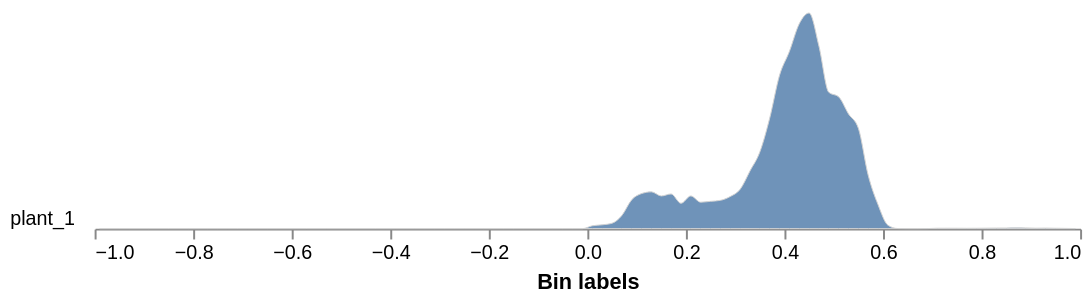

Notebook code for this chart:
### Code cell
# psnd_chlb (Pigment Specific Normalized Difference, chlorophyll b) - relates to chlorophyll b content
# Calculate the index for the whole image
psnd_chlb_index = pcv.spectral_index.psnd_chlb(ms, distance=55)
psnd_chlb_index.array_type = "index_psnd_chlb"  # workaround: set manually since spectral_index functions don't set this
# Graph the histogram of the spectral index, masking so that you only have the plant
psnd_chlb_output=pcv.analyze.spectral_index(index_img=psnd_chlb_index, labeled_mask=kept_mask,
                           min_bin=-1, max_bin=1, label="plant")
# Pseudocolor the image as a visualization
psnd_chlb_img = pcv.visualize.pseudocolor(gray_img = psnd_chlb_index.array_data, mask=kept_mask, cmap='jet', 
                                           min_value=-0.25, max_value=1)

### Figure 1 — Vega-Lite specification as saved in the notebook (floating-point values rounded to 4 significant figures)
{"config": {"view": {"continuousWidth": 300, "continuousHeight": 300, "stroke": null}, "axis": {"grid": false}, "facet": {"columns": 1, "spacing": 0}, "title": {"anchor": "end"}}, "data": {"name": "data-9cf7d6b9a7639a7555655cb9b44a18f1"}, "facet": {"field": "sample", "header": {"labelAngle": 0, "labelAlign": "left", "labelOrient": "left"}, "title": null, "type": "nominal"}, "spec": {"mark": {"type": "area", "fillOpacity": 0.8, "interpolate": "monotone", "stroke": "lightgray", "strokeWidth": 0.5}, "encoding": {"x": {"field": "label", "title": "Bin labels", "type": "quantitative"}, "y": {"axis": null, "field": "value", "scale": {"range": [10, -100]}, "type": "quantitative"}}, "height": 10, "width": 500}, "bounds": "flush", "$schema": "https://vega.github.io/schema/vega-lite/v5.20.1.json", "datasets": {"data-9cf7d6b9a7639a7555655cb9b44a18f1": [{"sample": "plant_1", "value": 0.0, "label": -0.99}, {"sample": "plant_1", "value": 0.0, "label": -0.97}, {"sample": "plant_1", "value": 0.0, "label": -0.95}, {"sample": "plant_1", "value": 0.0, "label": -0.93}, {"sample": "plant_1", "value": 0.0, "label": -0.91}, {"sample": "plant_1", "value": 0.0, "label": -0.89}, {"sample": "plant_1", "value": 0.0, "label": -0.87}, {"sample": "plant_1", "value": 0.0, "label": -0.85}, {"sample": "plant_1", "value": 0.0, "label": -0.83}, {"sample": "plant_1", "value": 0.0, "label": -0.81}, {"sample": "plant_1", "value": 0.0, "label": -0.79}, {"sample": "plant_1", "value": 0.0, "label": -0.77}, {"sample": "plant_1", "value": 0.0, "label": -0.75}, {"sample": "plant_1", "value": 0.0, "label": -0.73}, {"sample": "plant_1", "value": 0.0, "label": -0.71}, {"sample": "plant_1", "value": 0.0, "label": -0.69}, {"sample": "plant_1", "value": 0.0, "label": -0.67}, {"sample": "plant_1", "value": 0.0, "label": -0.65}, {"sample": "plant_1", "value": 0.0, "label": -0.63}, {"sample": "plant_1", "value": 0.0, "label": -0.61}, {"sample": "plant_1", "value": 0.0, "label": -0.59}, {"sample": "plant_1", "value": 0.0, "label": -0.57}, {"sample": "plant_1", "value": 0.0, "label": -0.55}, {"sample": "plant_1", "value": 0.0, "label": -0.53}, {"sample": "plant_1", "value": 0.0, "label": -0.51}, {"sample": "plant_1", "value": 0.0, "label": -0.49}, {"sample": "plant_1", "value": 0.0, "label": -0.47}, {"sample": "plant_1", "value": 0.0, "label": -0.45}, {"sample": "plant_1", "value": 0.0, "label": -0.43}, {"sample": "plant_1", "value": 0.0, "label": -0.41}, {"sample": "plant_1", "value": 0.0, "label": -0.39}, {"sample": "plant_1", "value": 0.0, "label": -0.37}, {"sample": "plant_1", "value": 0.0, "label": -0.35}, {"sample": "plant_1", "value": 0.0, "label": -0.33}, {"sample": "plant_1", "value": 0.0, "label": -0.31}, {"sample": "plant_1", "value": 0.0, "label": -0.29}, {"sample": "plant_1", "value": 0.0, "label": -0.27}, {"sample": "plant_1", "value": 0.0, "label": -0.25}, {"sample": "plant_1", "value": 0.0, "label": -0.23}, {"sample": "plant_1", "value": 0.0, "label": -0.21}, {"sample": "plant_1", "value": 0.0, "label": -0.19}, {"sample": "plant_1", "value": 0.0, "label": -0.17}, {"sample": "plant_1", "value": 0.0, "label": -0.15}, {"sample": "plant_1", "value": 0.0, "label": -0.13}, {"sample": "plant_1", "value": 0.0, "label": -0.11}, {"sample": "plant_1", "value": 0.0, "label": -0.09}, {"sample": "plant_1", "value": 0.0, "label": -0.07}, {"sample": "plant_1", "value": 0.0, "label": -0.05}, {"sample": "plant_1", "value": 0.0, "label": -0.03}, {"sample": "plant_1", "value": 0.0, "label": -0.01}, {"sample": "plant_1", "value": 0.1322, "label": 0.01}, {"sample": "plant_1", "value": 0.1763, "label": 0.03}, {"sample": "plant_1", "value": 0.2483, "label": 0.05}, {"sample": "plant_1", "value": 0.6081, "label": 0.07}, {"sample": "plant_1", "value": 1.33, "label": 0.09}, {"sample": "plant_1", "value": 1.617, "label": 0.11}, {"sample": "plant_1", "value": 1.696, "label": 0.13}, {"sample": "plant_1", "value": 1.508, "label": 0.15}, {"sample": "plant_1", "value": 1.6, "label": 0.17}, {"sample": "plant_1", "value": 1.17, "label": 0.19}, {"sample": "plant_1", "value": 1.508, "label": 0.21}, {"sample": "plant_1", "value": 1.221, "label": 0.23}, {"sample": "plant_1", "value": 1.259, "label": 0.25}, {"sample": "plant_1", "value": 1.305, "label": 0.27}, {"sample": "plant_1", "value": 1.482, "label": 0.29}, {"sample": "plant_1", "value": 1.813, "label": 0.31}, {"sample": "plant_1", "value": 2.659, "label": 0.33}, {"sample": "plant_1", "value": 3.535, "label": 0.35}, {"sample": "plant_1", "value": 5.093, "label": 0.37}, {"sample": "plant_1", "value": 7.074, "label": 0.39}, {"sample": "plant_1", "value": 8.173, "label": 0.41}, {"sample": "plant_1", "value": 9.449, "label": 0.43}, {"sample": "plant_1", "value": 9.946, "label": 0.45}, {"sample": "plant_1", "value": 8.418, "label": 0.47}, {"sample": "plant_1", "value": 6.287, "label": 0.49}, {"sample": "plant_1", "value": 6.078, "label": 0.51}, {"sample": "plant_1", "value": 5.292, "label": 0.53}, {"sample": "plant_1", "value": 4.63, "label": 0.55}, {"sample": "plant_1", "value": 2.459, "label": 0.57}, {"sample": "plant_1", "value": 1.1, "label": 0.59}, {"sample": "plant_1", "value": 0.1583, "label": 0.61}, {"sample": "plant_1", "value": 0.004498, "label": 0.63}, {"sample": "plant_1", "value": 0.0, "label": 0.65}, {"sample": "plant_1", "value": 0.0, "label": 0.67}, {"sample": "plant_1", "value": 0.002699, "label": 0.69}, {"sample": "plant_1", "value": 0.01799, "label": 0.71}, {"sample": "plant_1", "value": 0.01979, "label": 0.73}, {"sample": "plant_1", "value": 0.01799, "label": 0.75}, {"sample": "plant_1", "value": 0.01529, "label": 0.77}, {"sample": "plant_1", "value": 0.01709, "label": 0.79}, {"sample": "plant_1", "value": 0.02249, "label": 0.81}, {"sample": "plant_1", "value": 0.02699, "label": 0.83}, {"sample": "plant_1", "value": 0.02969, "label": 0.85}, {"sample": "plant_1", "value": 0.03688, "label": 0.87}, {"sample": "plant_1", "value": 0.03509, "label": 0.89}, {"sample": "plant_1", "value": 0.02069, "label": 0.91}, {"sample": "plant_1", "value": 0.02609, "label": 0.93}, {"sample": "plant_1", "value": 0.01799, "label": 0.95}, {"sample": "plant_1", "value": 0.0117, "label": 0.97}, {"sample": "plant_1", "value": 0.004498, "label": 0.99}]}}
